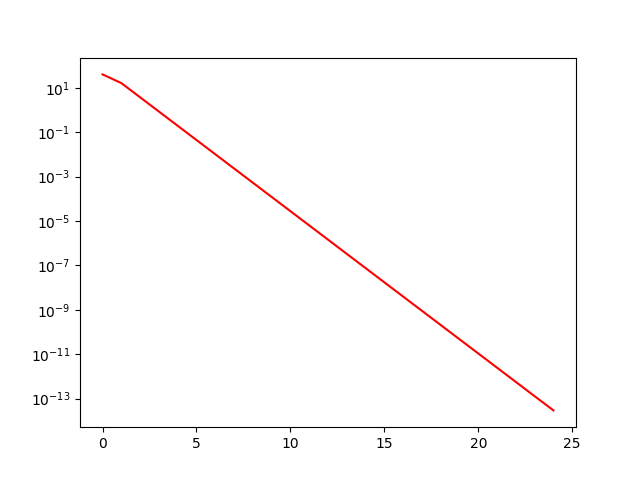

Reproduce this figure in Python.
import numpy as np
import matplotlib.pyplot as plt
import sys
import os
sys.path.append(os.getcwd() + '/../build/')
import ModSims
##################################################

A = np.array([[0.7, -0.4], [-0.2, 0.5]])
b = np.array([0.3, 0.3])
x = np.array([21.0, -19.0])
solver = ModSims.GaussSeidel()
errors = solver.solve(A, b, x)

plt.plot(errors, 'r-')
plt.yscale("log")
plt.savefig("gs.png")